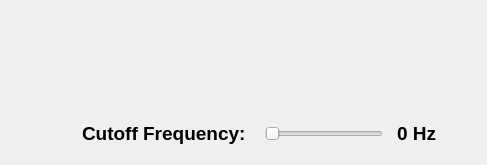
      <widget class="QWidget" name="frequency_domain_tab">
       <attribute name="title">
        <string> Frequency Domain Filters </string>
       </attribute>
       <layout class="QGridLayout" name="gridLayout_19">
        <item row="0" column="0">
         <layout class="QVBoxLayout" name="verticalLayout_12" stretch="1,10,1,2,1">
          <item>
           <spacer name="verticalSpacer_22">
            <property name="orientation">
             <enum>Qt::Vertical</enum>
            </property>
            <property name="sizeHint" stdset="0">
             <size>
              <width>20</width>
              <height>40</height>
             </size>
            </property>
           </spacer>
          </item>
          <item>
           <layout class="QHBoxLayout" name="horizontalLayout_15"/>
          </item>
          <item>
           <spacer name="verticalSpacer_27">
            <property name="orientation">
             <enum>Qt::Vertical</enum>
            </property>
            <property name="sizeHint" stdset="0">
             <size>
              <width>20</width>
              <height>40</height>
             </size>
            </property>
           </spacer>
          </item>
          <item>
           <layout class="QHBoxLayout" name="horizontalLayout_16" stretch="9,3,1,15,1,9,1">
            <item>
             <spacer name="horizontalSpacer_47">
              <property name="orientation">
               <enum>Qt::Horizontal</enum>
              </property>
              <property name="sizeHint" stdset="0">
               <size>
                <width>40</width>
                <height>20</height>
               </size>
              </property>
             </spacer>
            </item>
            <item>
             <widget class="QLabel" name="label_2">
              <property name="font">
               <font>
                <pointsize>14</pointsize>
                <weight>75</weight>
                <bold>true</bold>
               </font>
              </property>
              <property name="text">
               <string>Cutoff Frequency: </string>
              </property>
             </widget>
            </item>
            <item>
             <spacer name="horizontalSpacer_41">
              <property name="orientation">
               <enum>Qt::Horizontal</enum>
              </property>
              <property name="sizeHint" stdset="0">
               <size>
                <width>40</width>
                <height>20</height>
               </size>
              </property>
             </spacer>
            </item>
            <item>
             <widget class="QSlider" name="cutoff_slider">
              <property name="orientation">
               <enum>Qt::Horizontal</enum>
              </property>
             </widget>
            </item>
            <item>
             <spacer name="horizontalSpacer_42">
              <property name="orientation">
               <enum>Qt::Horizontal</enum>
              </property>
              <property name="sizeHint" stdset="0">
               <size>
                <width>40</width>
                <height>20</height>
               </size>
              </property>
             </spacer>
            </item>
            <item>
             <widget class="QLabel" name="cutoff_label">
              <property name="font">
               <font>
                <pointsize>14</pointsize>
                <weight>75</weight>
                <bold>true</bold>
               </font>
              </property>
              <property name="text">
               <string>0 Hz</string>
              </property>
             </widget>
            </item>
            <item>
             <spacer name="horizontalSpacer_46">
              <property name="orientation">
               <enum>Qt::Horizontal</enum>
              </property>
              <property name="sizeHint" stdset="0">
               <size>
                <width>40</width>
                <height>20</height>
               </size>
              </property>
             </spacer>
            </item>
           </layout>
          </item>
          <item>
           <spacer name="verticalSpacer_28">
            <property name="orientation">
             <enum>Qt::Vertical</enum>
            </property>
            <property name="sizeHint" stdset="0">
             <size>
              <width>20</width>
              <height>40</height>
             </size>
            </property>
           </spacer>
          </item>
         </layout>
        </item>
       </layout>
      </widget>
